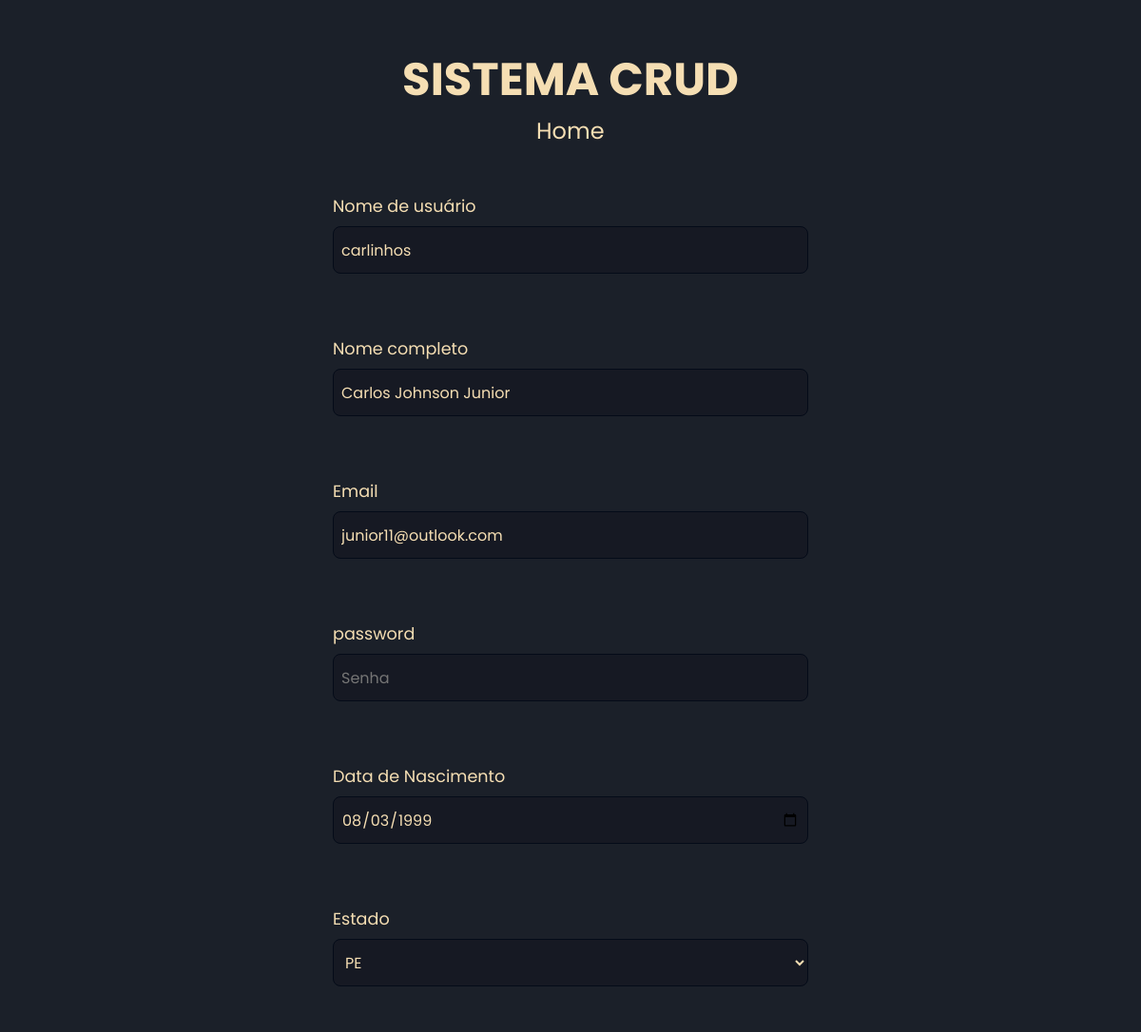
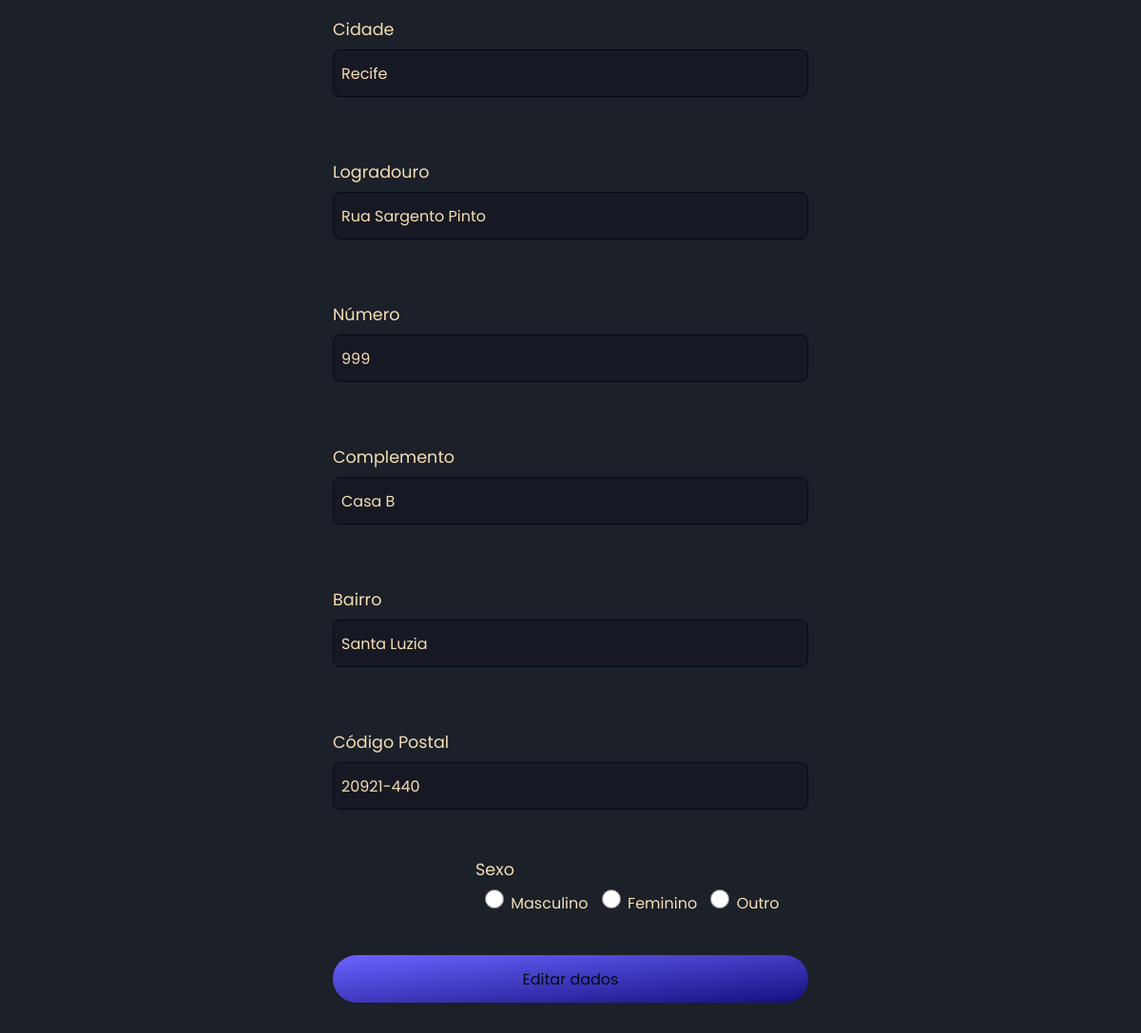
/edit.php?id=4 (signed in), run on the app's committed database (2 pictures, top to bottom).
### tables this page shows
CREATE TABLE `user_info` (
  `user` varchar(240) NOT NULL,
  `id` int(11) NOT NULL,
  `adm` tinyint(1) DEFAULT NULL,
  `fullname` varchar(240) NOT NULL,
  `email` varchar(240) NOT NULL,
  `niver` date NOT NULL,
  `sexo` varchar(50) NOT NULL,
  `logradouro` varchar(340) NOT NULL,
  `casanum` varchar(240) NOT NULL,
  `complemento` varchar(160) DEFAULT NULL,
  `bairro` varchar(240) NOT NULL,
  `cidade` varchar(240) NOT NULL,
  `uf` varchar(160) NOT NULL,
  `cep` varchar(160) NOT NULL
);

### edit.php (the view, shortened to what this page needs)
<?php session_start();
    include_once("connection.php");
    $id = filter_input(INPUT_GET, 'id', FILTER_SANITIZE_NUMBER_INT);
    $query = "SELECT * FROM user_info WHERE id = '$id'";
    $v_exit = mysqli_query($conn, $query);
    $rowuser = mysqli_fetch_assoc($v_exit);
?>
<!DOCTYPE html>
<html lang="pt-br">
<head>
    <link rel="stylesheet" href="./assets/overall.css">
    <link rel="stylesheet" href="./assets/edit.css">
</head>
<body>
    <h1>SISTEMA CRUD</h1>
    <a id="home" href='home.php'>Home</a> <br><br>
    <form method="POST" action="procedit.php">
    <div id = "mainform">
        <label for = "login">
            <span>Nome de usuário</span>
            <input type="text" name="login" placeholder="Nome de usuário" value="<?php echo $rowuser['user']; ?>"><br><br>
        </label>
        <label for = "fullname">
            <span>Nome completo</span>
        <input type="text" name="fullname" placeholder="Nome completo" value="<?php echo $rowuser['fullname']; ?>"><br><br>
        </label>
        <label for = "email">
            <span>Email</span>
        <input type="email" name="email" placeholder="E-mail" value="<?php echo $rowuser['email']; ?>"><br><br>
        </label>
        <label for = "password">
            <span>password</span>
        <input type="password" name="password" minlength="8"  placeholder="Senha"><br><br>
        </label>
        <label for = "niver">
            <span>Data de Nascimento</span>
        <input type="date" name="niver" placeholder="Data de Nascimento" value="<?php echo $rowuser['niver']; ?>"><br><br>
        </label>
        <label for = "uf">
            <span>Estado</span>
        <select name="uf" id="uf" value="<?php echo $rowuser['uf']; ?>">
            <option value="<?php echo $rowuser['uf']; ?>"><?php echo $rowuser['uf']; ?></option>
        </select></label><br><br>
        <label for = "cidade">
            <span>Cidade</span>
        <input type="text" name="cidade" placeholder="Cidade" value="<?php echo $rowuser['cidade']; ?>"><br><br>
        </label>
        <label for = "logradouro">
            <span>Logradouro</span>
        <input type="text" name="logradouro" placeholder="Logradouro" value="<?php echo $rowuser['logradouro']; ?>"><br><br>
        </label>
        <label for = "casanum">
            <span>Número</span>
        <input type="text" name="casanum" placeholder="Número" value="<?php echo $rowuser['casanum']; ?>"><br><br>
        </label>
        <label for = "complemento">
            <span>Complemento</span>
        <input type="text" name="complemento" placeholder="Complemento" value="<?php echo $rowuser['complemento']; ?>"><br><br>
        </label>
        <label for = "bairro">
            <span>Bairro</span>
        <input type="text" name="bairro" placeholder="Bairro" value="<?php echo $rowuser['bairro']; ?>"><br><br>
        </label>
        <label for = "cep">
            <span>Código Postal</span>
        <input type="text" name="cep" placeholder="Código Postal" value="<?php echo $rowuser['cep']; ?>"><br><br>
        </label>
        </div>
        <div id = "dsexo">
        <label for = "sexo">
            <span>Sexo</span><br>
            <input type="radio" name="sexo" value="Masculino" > Masculino
            <input type="radio" name="sexo" value="Feminino"> Feminino
            <input type="radio" name="sexo" value="Não declarado"> Outro
        </label>
        </div>
        <br><br><br>
        <div id = "mainform">
        <input id="button" type="submit" value="Editar dados">
        </div>
    </form>
</body>
</html>

### assets/overall.css (style rules this page uses)
* { font-family: "Poppins", sans-serif; background: #1B2029; color: wheat; margin: 0; padding: 0; border: 0; box-sizing: border-box; text-decoration: none; }

### assets/edit.css (style rules this page uses)
h1 { width: 100%; text-align: center; margin-top: 3rem; font-size: 3rem; }
#home { text-align: center; margin-left: 47%; font-size: 1.5rem; transition: all .3s ease-in-out; }
#mainform { display: flex; flex-direction: column; align-items: center; }
#mainform label { display: flex; flex-direction: column; }
form label span { font-size: 1.1rem; margin-top: 1rem; }
form input, #button { background: #161923; width: 500px; height: 50px; padding: 0 0.5rem; margin-top: 0.5rem; font-size: 1rem; border: 1px solid #040B18; border-radius: 8px; outline: none; }
#uf { background: #161923; width: 500px; height: 50px; padding: 0 0.5rem; margin-top: 0.5rem; font-size: 1rem; border: 1px solid #040B18; border-radius: 8px; }
#dsexo { margin-left: 500px; align-items: center; height: 20px; }
input[name="sexo"] { margin-left: 10px; margin-right: 3px; width: 20px; height: 20px; }
#button { background: linear-gradient(to top left, #151080, #6C63FF); color: #040B18; cursor: pointer; border: none; align-items: center; margin-bottom: 2rem; border-radius: 25px; transition: all .3s ease-in-out; }

### data on the page
user_info: login "carlinhos", fullname "Carlos Johnson Junior", email "junior11@outlook.com", niver "08/03/1999", uf "PE", cidade "Recife", logradouro "Rua Sargento Pinto", casanum "999", complemento "Casa B", bairro "Santa Luzia", cep "20921-440"
